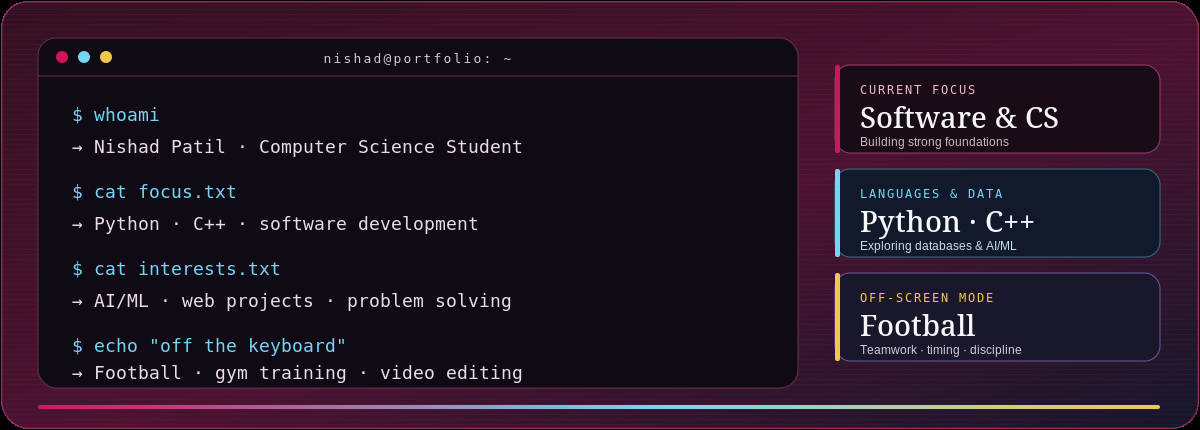
#> input picture assets/about-intro.png, 1200 x 430 px
$ python -i generate_football_contributions.py   (imports and definitions only)
#> lines starting #> are read from the running program, lines starting #| are printed output that depends on the picture
#!/usr/bin/env python3
"""Generate an animated football-themed GitHub contribution calendar.

Fetches the real public contribution history from github-contributions-api.jogruber.de,
then renders a 53-week heatmap. A small player avatar in a garnet shirt kicks a football
toward active contribution cells; the impact briefly highlights the selected square.

The checked-in GIF can be regenerated locally with:
    python scripts/generate_football_contributions.py

The initial repository preview can be refreshed through .github/workflows/snake.yml.
"""
from __future__ import annotations

import json
import math
import urllib.request
from collections import defaultdict
from datetime import date, datetime, timedelta, timezone
from pathlib import Path

from PIL import Image, ImageDraw, ImageFont, ImageOps, ImageFilter

ROOT = Path(__file__).resolve().parents[1]
OUTPUT = ROOT / "assets" / "year-of-building.gif"
USERNAME = "NishadCodes18"
API_URL = f"https://github-contributions-api.jogruber.de/v4/{USERNAME}?y=last"

NAVY = "#0D111B"
NAVY2 = "#151B2A"
GARNET = "#6A1039"
GARNET_BRIGHT = "#B50954"
PINK = "#F0B6D0"
SKY = "#75D5F5"
SKY_LIGHT = "#C6F0FF"
WHITE = "#F8F7FB"
GOLD = "#F3C64E"
MUTED = "#B7BAC8"
CELL_LEVELS = ["#24101D", "#6A1039", "#A50044", "#27A8D8", "#BDEEFF"]

FONT_DIR = Path("/usr/share/fonts/truetype/dejavu")
def font(name: str, size: int) -> ImageFont.FreeTypeFont:
    return ImageFont.truetype(str(FONT_DIR / name), size)

F_MONO = "DejaVuSansMono.ttf"
F_SANS = "DejaVuSans.ttf"
F_BOLD = "DejaVuSans-Bold.ttf"
F_SERIF = "DejaVuSerif.ttf"
F_SERIF_ITALIC = "DejaVuSerif-Italic.ttf"

WIDTH, HEIGHT = 1280, 590
CELL = 14
GAP = 5
STEP = CELL + GAP
GRID_X = 150
GRID_Y = 285
GRID_COLS = 53
GRID_W = GRID_COLS * STEP - GAP

# [42 lines left out: functions fetch_data, metrics_for, not called in this run]

def make_grid(data):
    last_day = max(data)
    first_day = last_day - timedelta(days=364)
    # GitHub week columns begin on Sunday.
    start = first_day - timedelta(days=(first_day.weekday() + 1) % 7)
    grid = [[None for _ in range(7)] for _ in range(GRID_COLS)]
    date_to_cell = {}
    for offset in range(GRID_COLS * 7):
        day = start + timedelta(days=offset)
        col = offset // 7
        row = offset % 7
        item = data.get(day, {"count": 0, "level": 0})
        grid[col][row] = {"date": day, **item}
        if day in data:
            date_to_cell[day] = (col, row)
    return grid, date_to_cell, start, last_day

def rgb(hex_color):
    value = hex_color.lstrip("#")
    return tuple(int(value[i:i+2], 16) for i in (0, 2, 4))

def rounded(draw, box, radius, fill, outline=None, width=1):
    draw.rounded_rectangle(box, radius=radius, fill=fill, outline=outline, width=width)

# [187 lines left out: functions draw_soccer_ball, draw_player, create_frame, not called in this run]

def build_animation(data, preview=False):
    grid, date_to_cell, grid_start, last_day = make_grid(data)
    metrics = metrics_for(data) if not preview else None
    frames = []
    frame_count = 64
    for i in range(frame_count):
        frames.append(create_frame(grid, date_to_cell, metrics, i, preview=preview).convert("P", palette=Image.Palette.ADAPTIVE, colors=256))
    OUTPUT.parent.mkdir(parents=True, exist_ok=True)
    frames[0].save(
        OUTPUT,
        save_all=True,
        append_images=frames[1:],
        duration=100,
        loop=0,
        optimize=True,
        disposal=2,
    )
    print(f"Saved {OUTPUT} ({OUTPUT.stat().st_size:,} bytes)")
    if metrics:
        print("Contribution metrics:", metrics)

# [3 lines not run here, left out]

>>> import cv2
>>> picture = cv2.imread('../assets/about-intro.png', cv2.IMREAD_GRAYSCALE)
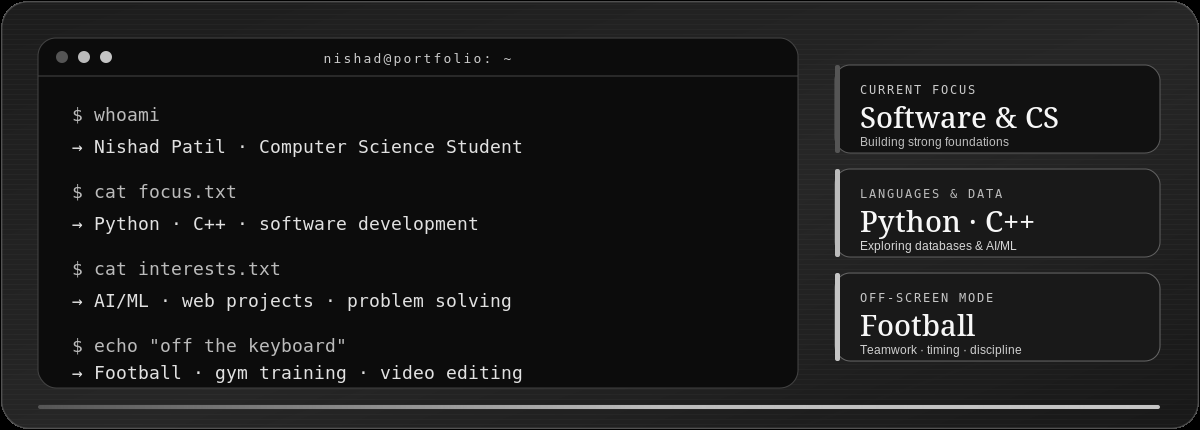
#> picture: shape (430, 1200); min 0, max 247, mean 27.9
>>> result = build_animation(picture)
#> (the run stopped early here; a loop or call above may not have finished)

$ run again, on assets/hero.png
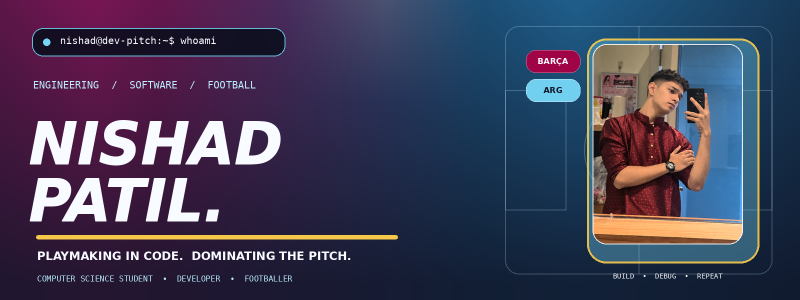
#> input picture assets/hero.png, 1600 x 600 px (shown at 1/2 size)
#> `picture = cv2.imread('../assets/about-intro.png', cv2.IMREAD_GRAYSCALE)`:
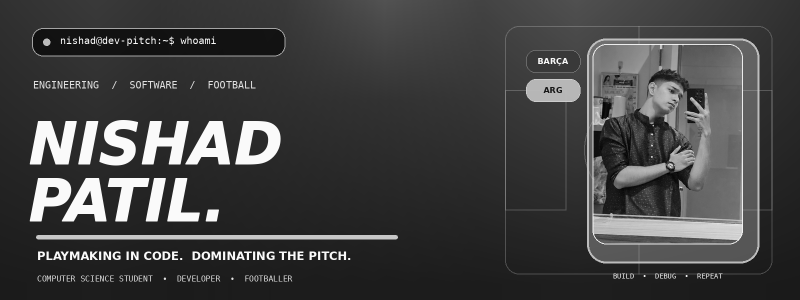
#> picture: shape (600, 1600) (shown at 1/2 size); min 0, max 254, mean 66.6
